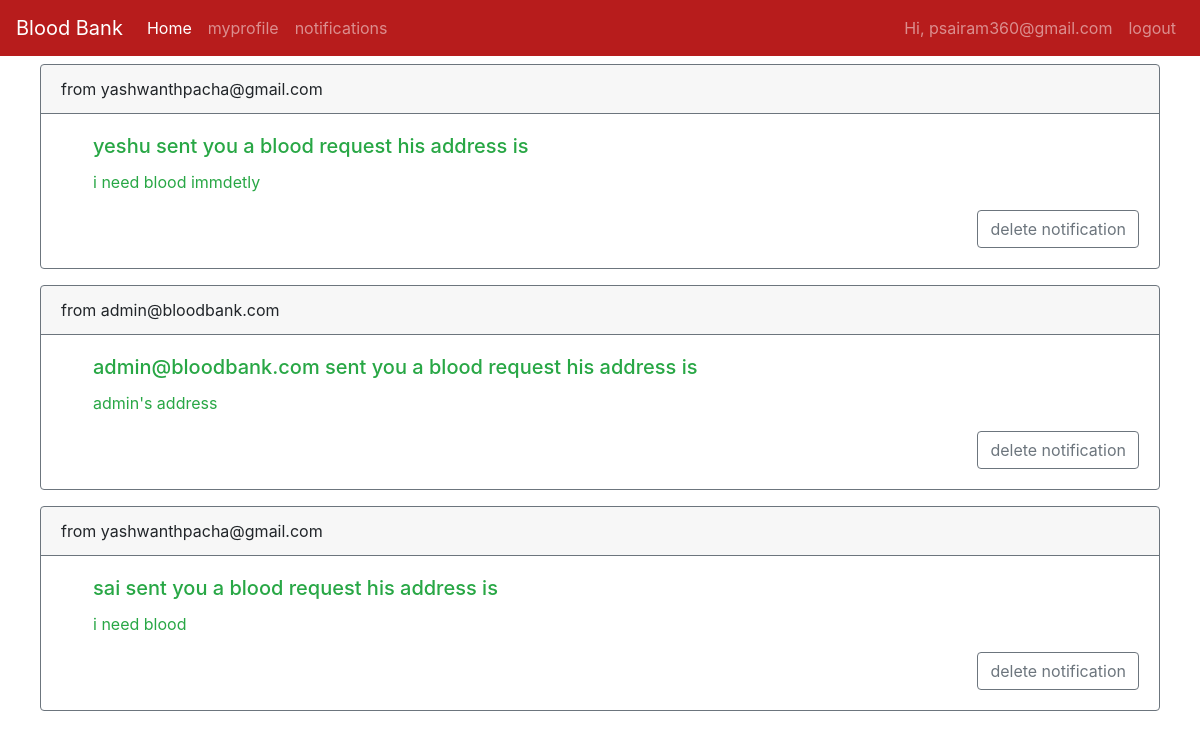
The page /notifications (signed in) on the database its author committed.
### tables this page shows
CREATE TABLE request (id INTEGER PRIMARY KEY AUTOINCREMENT, toemail TEXT, formemail TEXT, toname TEXT, toaddr TEXT);

### server.py (the view)
@app.route('/notifications',methods=('GET','POST'))
def notifications():
    if request.method == 'GET':
        conn = sqlite3.connect('database.db')
        print("Opened database successfully")
        conn.row_factory = sqlite3.Row
        cur = conn.cursor()
        cor = conn.cursor()
        cur.execute('select * from request where toemail=?',(session['username'],))
        cor.execute('select * from request where toemail=?',(session['username'],))
        row = cor.fetchone();
        rows = cur.fetchall();
        if row==None:
            return render_template('notifications.html')
        else:
            return render_template('notifications.html',rows=rows)

### templates/notifications.html (shortened to what this page needs)
{% extends "base.html" %}
{% block content %}
{% if rows is defined %}
{% for row in rows %}
         <div class="card text-left border-secondary mb-3 mt-2 mx-auto" style="width: 70rem;">
           <div class="card-header border-secondary">from {{row['formemail']}} </div>
          <div class="card-body text-success ml-3">
                    <h5 class="card-title ml-3">{{row['toname']}} sent you a blood request
                  his address is </h5>
                    <p class="card-text ml-3">
                          {{row['toaddr']}}
                        </p>
                        <div class="d-flex justify-content-end">
                      <a class="btn btn-outline-secondary" href = "{{url_for('deletenoti',id=row['id'])}}">delete notification</a>
                        </div>
                        </div>
                        </div>
{% endfor %}
{% endif %}
{% endblock %}

### rows shown on the page
request: formemail "yashwanthpacha@gmail.com", toname "yeshu", toaddr "i need blood immdetly"
request: formemail "admin@bloodbank.com", toname "admin@bloodbank.com", toaddr "admin's address"
request: formemail "yashwanthpacha@gmail.com", toname "sai", toaddr "i need blood"

### other values the page prints
{{ session['username'] }} "psairam360@gmail.com"
